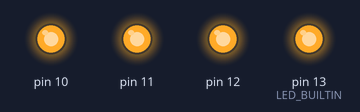
Bench run of a sketch on a simulated Arduino Uno, built with avr-gcc and run on an emulated ATmega328P. On the bench: output pins drawn as LEDs (lit = HIGH).

Above: at 0.5 s.
At 3.5 s:
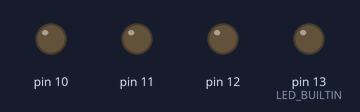
Timing chart, 0 to 4.6 s (numbered marks = the images above):
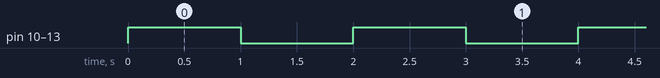

Measured:
- by itself, pin 10–12, pin 13 (LED_BUILTIN): alternates HIGH for 1.0 s and LOW for 1.0 s

The sketch:

Proiect1_Versiunea_3.ino
```cpp
int animationSpeed = 0;

void setup()
{
  pinMode(LED_BUILTIN, OUTPUT);
  pinMode(12, OUTPUT);
  pinMode(11, OUTPUT);
  pinMode(10, OUTPUT);
}

void loop()
{
  animationSpeed = 1000;
  digitalWrite(LED_BUILTIN, HIGH);
  digitalWrite(12, HIGH);
  digitalWrite(11, HIGH);
  digitalWrite(10, HIGH);

  delay(animationSpeed);

  digitalWrite(LED_BUILTIN, LOW);
  digitalWrite(12, LOW);
  digitalWrite(11, LOW);
  digitalWrite(10, LOW);

  delay(animationSpeed);


}
```
